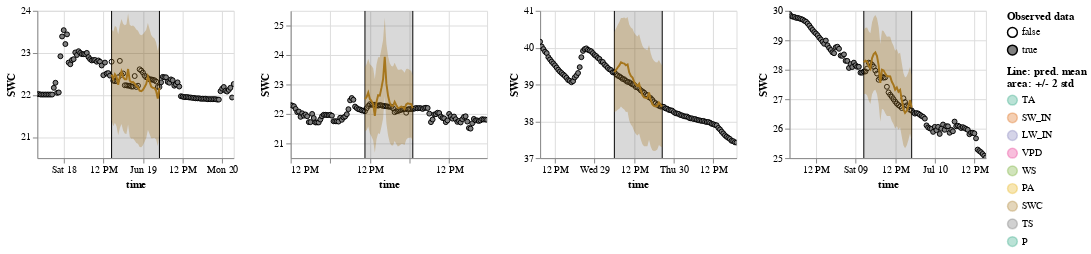

Notebook source saved alongside this figure:
### Code cell
show_results(learn_SWC_30, hide_no_gap=True, items=items_SWC_30)
